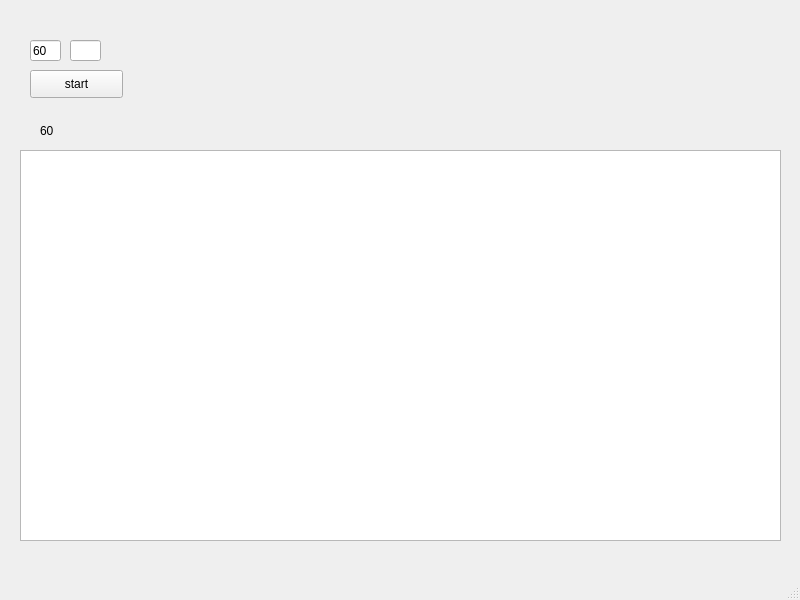
<?xml version="1.0" encoding="UTF-8"?>
<ui version="4.0">
 <class>MainWindow</class>
 <widget class="QMainWindow" name="MainWindow">
  <property name="geometry">
   <rect>
    <x>0</x>
    <y>0</y>
    <width>800</width>
    <height>600</height>
   </rect>
  </property>
  <property name="windowTitle">
   <string>MainWindow</string>
  </property>
  <widget class="QWidget" name="centralwidget">
   <widget class="QPushButton" name="pushButton">
    <property name="geometry">
     <rect>
      <x>30</x>
      <y>70</y>
      <width>93</width>
      <height>28</height>
     </rect>
    </property>
    <property name="text">
     <string>start</string>
    </property>
   </widget>
   <widget class="QLabel" name="remainLabel">
    <property name="geometry">
     <rect>
      <x>40</x>
      <y>110</y>
      <width>211</width>
      <height>41</height>
     </rect>
    </property>
    <property name="text">
     <string>60</string>
    </property>
   </widget>
   <widget class="QLineEdit" name="lineEdit">
    <property name="geometry">
     <rect>
      <x>30</x>
      <y>40</y>
      <width>31</width>
      <height>21</height>
     </rect>
    </property>
    <property name="text">
     <string>60</string>
    </property>
   </widget>
   <widget class="QLineEdit" name="lineEdit_2">
    <property name="geometry">
     <rect>
      <x>70</x>
      <y>40</y>
      <width>31</width>
      <height>21</height>
     </rect>
    </property>
   </widget>
   <widget class="QListView" name="listView">
    <property name="geometry">
     <rect>
      <x>20</x>
      <y>150</y>
      <width>761</width>
      <height>391</height>
     </rect>
    </property>
   </widget>
  </widget>
  <widget class="QMenuBar" name="menubar">
   <property name="geometry">
    <rect>
     <x>0</x>
     <y>0</y>
     <width>800</width>
     <height>26</height>
    </rect>
   </property>
  </widget>
  <widget class="QStatusBar" name="statusbar"/>
 </widget>
 <resources/>
 <connections/>
</ui>
